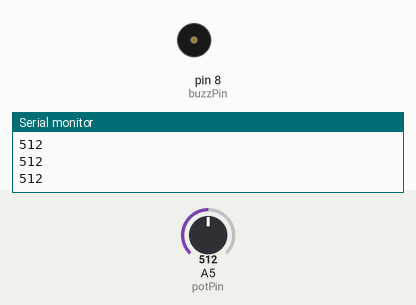
The sketch below on a simulated Arduino Uno, built with avr-gcc and run on an emulated ATmega328P. On the bench: buzzer (waves = sounding, pin HIGH), the last lines printed to the serial monitor. The inputs (shaded band) are chosen by the test bench; at power-on: A5 (potPin) = 512.

Above: at 1.2 s.
1.3 s: A5 (potPin) set to 987
2.8 s: A5 (potPin) set to 1007
At 3.4 s:
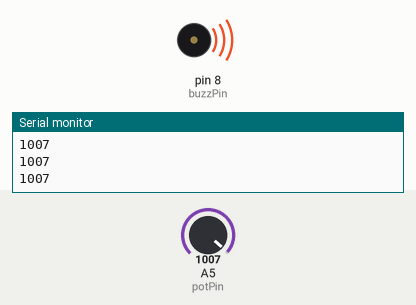
4.3 s: A5 (potPin) set to 900
At 5.5 s:
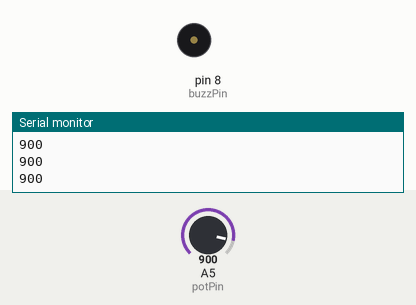
5.8 s: A5 (potPin) set to 1023
At 6.9 s:
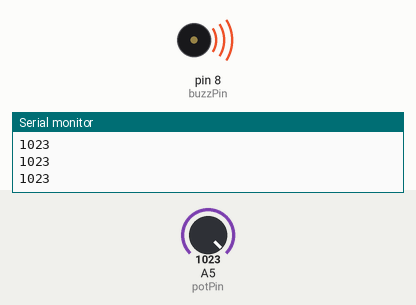
Timing chart, 0 to 8.3 s (numbered marks = the images above; inputs shaded):
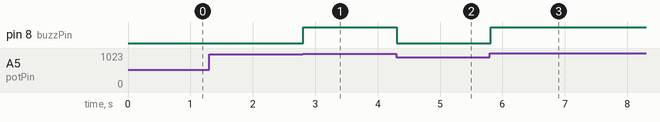

Measured:
- the behaviour switches between 1000 and 1001 on A5 (potPin) (found by bisection; images 0 and 1)
- after the input at 2.8 s, pin 8 (buzzPin): LOW → HIGH at once
- after the input at 4.3 s, pin 8 (buzzPin): HIGH → LOW at once
- after the input at 5.8 s, pin 8 (buzzPin): LOW → HIGH at once

The sketch:

PITIDO_INTENSO.ino
```cpp
int buzzPin = 8, potVal, potPin = A5, CONDI=1000;

void setup() {

  Serial.begin(9600);
  pinMode(buzzPin, OUTPUT);
  pinMode(potPin, INPUT);
}

void loop() {


  potVal = analogRead(potPin);
  Serial.println(potVal);

  while (potVal>CONDI){
    digitalWrite(buzzPin, HIGH);
    potVal = analogRead(potPin);
    Serial.println(potVal);
  }
  digitalWrite(buzzPin, LOW);

}
```
